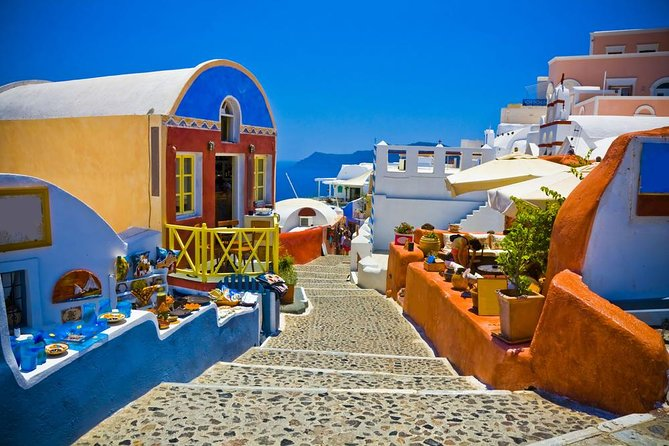
#> input picture example.jpg, 669 x 446 px
$ jupyter execute Edges.ipynb   (older library calls are emulated)
#> lines starting #> are read from the running program, lines starting #| are printed output that depends on the picture
# Import packages and Mount Google Drive

[cell 1]
import cv2
import numpy as np
import matplotlib.pyplot as plt
from google.colab.patches import cv2_imshow

## Albumentation library is used to stabilise contrast with CLAHE
# !pip3 install -U albumentations
# !pip3 install --upgrade opencv-python

[cell 2]
# Gdrive mounting
import sys, os
if "google.colab" in sys.modules:
  from google.colab import drive
  drive.mount("/content/gdrive")
  path_to_file = '/content/gdrive/MyDrive/' # change accordingly
  os.chdir(path_to_file)
  os.getcwd()
  print("Finished mounting drive.")

# Gabor Filters

Band pass filter, general formula is given by:
$$g(x, y; λ, θ, ϕ, σ, γ) = \exp\bigg(-\frac{x'^2 + γ^2y'^2}{2σ^2}\bigg)\exp\bigg(i\bigg(2\pi\frac{x'}{λ}+ϕ\bigg)\bigg)$$

where $x' = x \cos \theta + y \sin \theta$ and $y' = -x \sin \theta + y \cos \theta$

- $\lambda$  represents the wavelength of the sinusoidal factor
- $\theta$  represents the orientation of the normal to the parallel stripes of a Gabor function
- $\psi$  is the phase offset
- $\sigma$  is the sigma/standard deviation of the Gaussian envelope
- $\gamma$  is the spatial aspect ratio, and specifies the ellipticity of the support of the Gabor function.

[cell 3]
# Visualization, change parameters to see changes to filter
ksize = 20
sigma = 3
theta = 3*np.pi/4
lambd = 1*np.pi/2
gamma = 0.01
phi = 0

[cell 4]
kernel = cv2.getGaborKernel((ksize, ksize), sigma, theta, lambd, gamma, phi, ktype=cv2.CV_32F)

[cell 5]
plt.imshow(kernel)
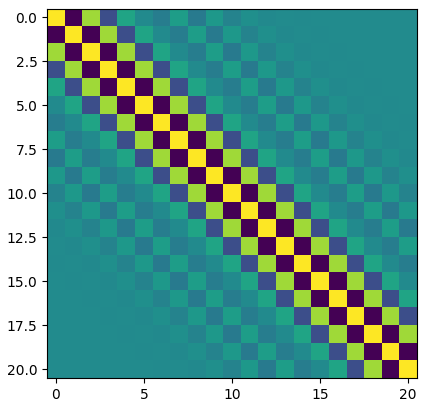
#> figure drawn by matplotlib, 1 panel
#> further down, img is the input picture: shape (446, 669, 3); mean B, G, R 133.4, 119.6, 103

[cell 6]
def create_gaborfilter():
    # This function is designed to produce a set of GaborFilters
    # an even distribution of theta values equally distributed amongst pi rad / 180 degree

    filters = []
    num_filters = 12
    ksize = 20  # The local area to evaluate
    sigma = 3.0  # Larger Values produce more edges
    lambd = 10.0
    gamma = 0.1
    psi = 0  # Offset value - lower generates cleaner results, usually set to 0
    for theta in np.arange(0, np.pi, np.pi / num_filters):  # Theta is the orientation for edge detection
        kern = cv2.getGaborKernel((ksize, ksize), sigma, theta, lambd, gamma, psi, ktype=cv2.CV_64F)
        kern /= 1.0 * kern.sum()  # Brightness normalization
        filters.append(kern)
    return filters

[cell 7]
def apply_filter(img, filters):
# This general function is designed to apply filters to our image

    # First create a numpy array the same size as our input image
    newimage = np.zeros_like(img)

    # Starting with a blank image, we loop through the images and apply our Gabor Filter
    # On each iteration, we take the highest value (super impose), until we have the max value across all filters
    # The final image is returned
    depth = -1 # remain depth same as original image

    for kern in filters:  # Loop through the kernels in our GaborFilter
        image_filter = cv2.filter2D(img, depth, kern)  #Apply filter to image

        # Using Numpy.maximum to compare our filter and cumulative image, taking the higher value (max)
        np.maximum(newimage, image_filter, newimage)
#> this loop made 12 passes
#> pass 1, in apply_filter, `image_filter = cv2.filter2D(img, depth, kern)`:
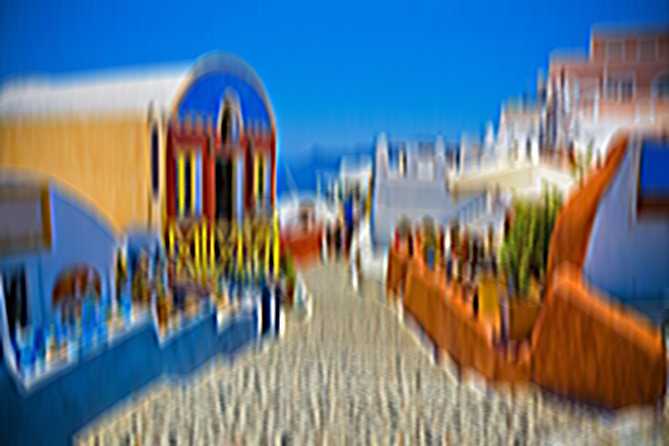
#> image_filter: shape (446, 669, 3); mean B, G, R 133.7, 119.7, 103.3
#> pass 2, in apply_filter, `image_filter = cv2.filter2D(img, depth, kern)`:
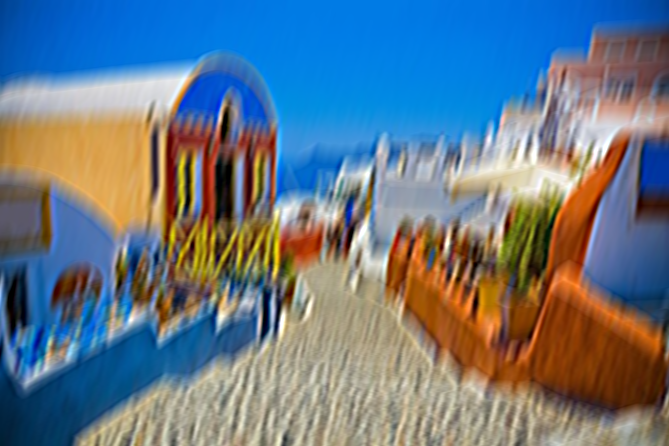
#> image_filter: shape (446, 669, 3); mean B, G, R 133.6, 119.7, 103.2
#> pass 3, in apply_filter, `image_filter = cv2.filter2D(img, depth, kern)`:
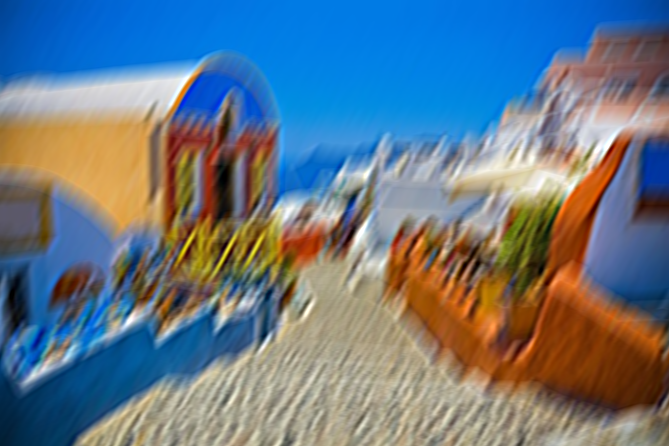
#> image_filter: shape (446, 669, 3); mean B, G, R 133.4, 119.6, 103.1
#> after the loop:
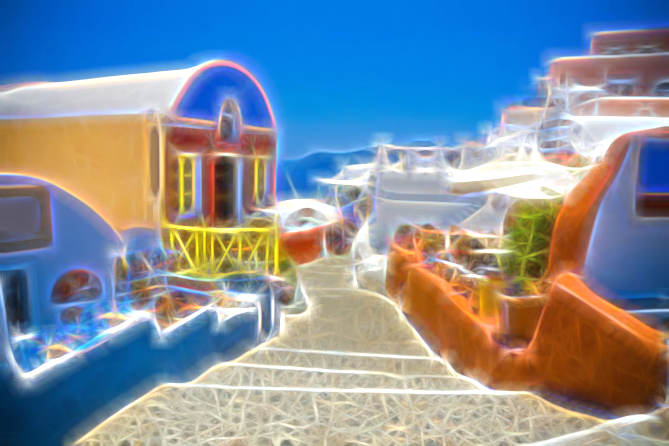
#> newimage: shape (446, 669, 3); mean B, G, R 157.7, 142.9, 128.3
    return newimage

[cell 8]
# Image we are using
img = cv2.imread("example.jpg")

# [6 lines of commented-out code are left out]

[cell 9]
gfilters = create_gaborfilter()
img_g = apply_filter(img, gfilters)

[cell 10]
cv2_imshow(img_g)

[cell 11]
# Let us see the difference in edges using the Canny algorithm
img_canny = cv2.Canny(img, 100, 255)
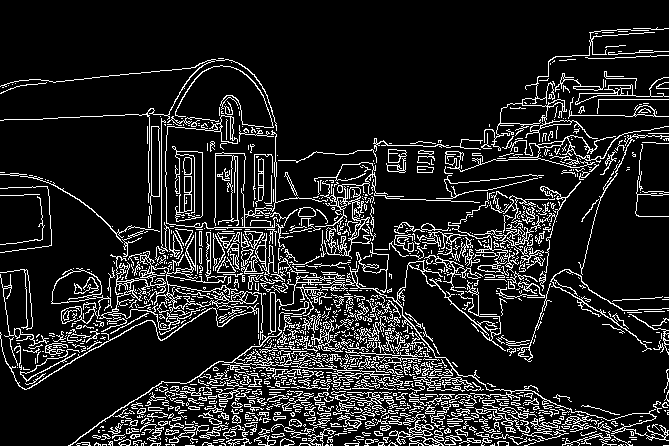
#> img_canny: shape (446, 669); 13.1% white in thin lines or dots
img_g_canny = cv2.Canny(img_g, 100, 255)
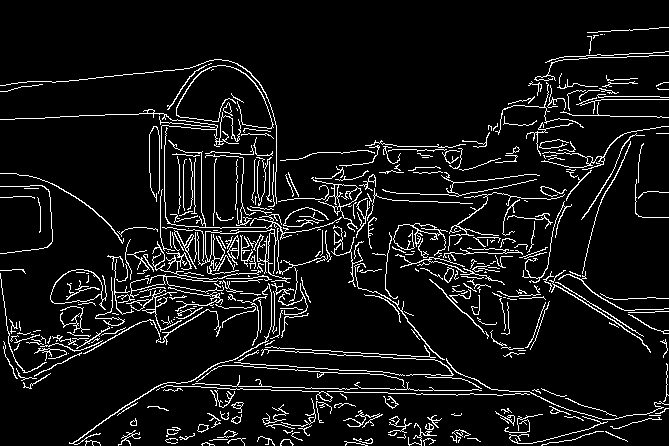
#> img_g_canny: shape (446, 669); 7.8% white in thin lines or dots

[cell 12]
# Visualization
fig, axes = plt.subplots(ncols=2, sharex=True, sharey=True,
                         figsize=(16, 14))

axes[0].imshow(img_canny, cmap=plt.cm.gray)
axes[0].set_title('Original')

axes[1].imshow(img_g_canny, cmap=plt.cm.gray)
axes[1].set_title('Enhanced Edges')

for ax in axes:
    ax.axis('off')

plt.tight_layout()
plt.show()
